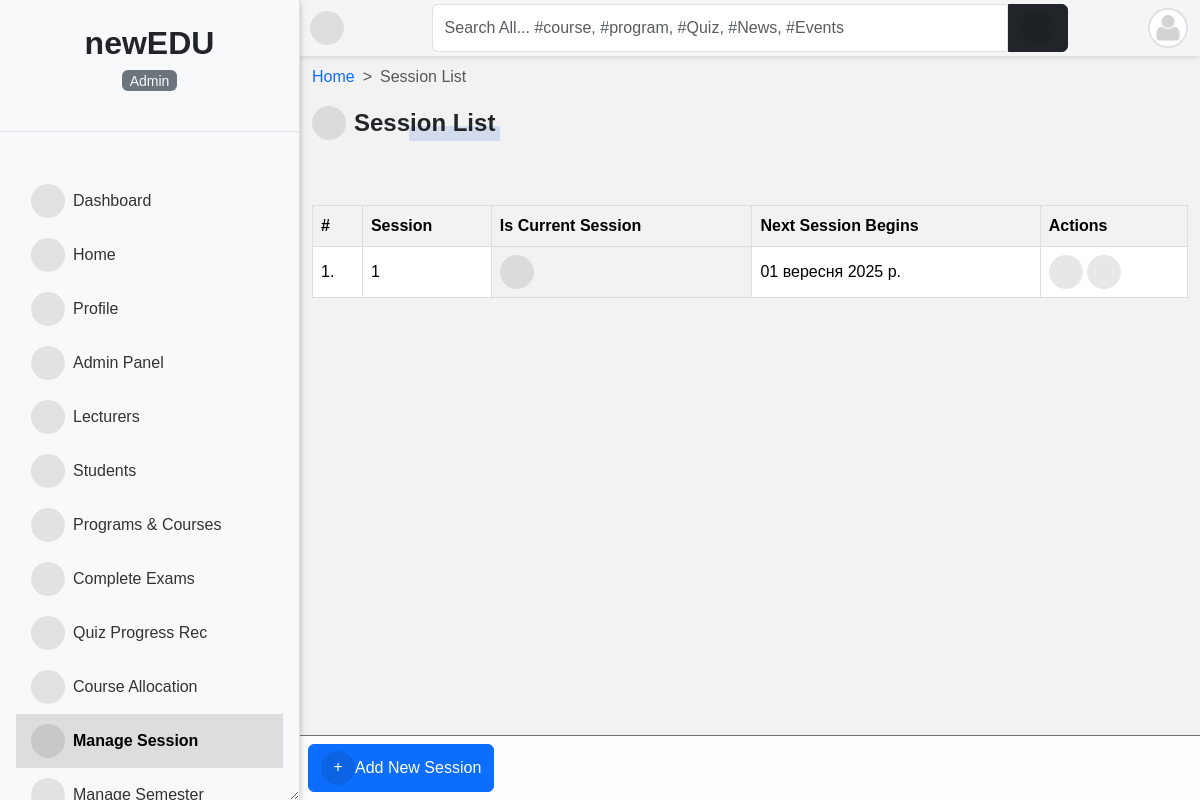
/uk/session/ (signed in), run on the app's committed database.
### accounts/models.py (models this page shows, shortened)
class User(AbstractUser):
    is_student = models.BooleanField(default=False)
    is_lecturer = models.BooleanField(default=False)
    is_parent = models.BooleanField(default=False)
    is_dep_head = models.BooleanField(default=False)
    gender = models.CharField(max_length=1, choices=GENDERS, blank=True, null=True)
    phone = models.CharField(max_length=60, blank=True, null=True)
    address = models.CharField(max_length=60, blank=True, null=True)
    picture = models.ImageField(
        upload_to="profile_pictures/%y/%m/%d/", default="default.png", null=True
    )
    email = models.EmailField(blank=True, null=True)
    username_validator = ASCIIUsernameValidator()
    objects = CustomUserManager()
    class Meta:
        ordering = ("-date_joined",)
    @property
    def get_user_role(self):
        if self.is_superuser:
            role = _("Admin")
        elif self.is_student:
            role = _("Student")
        elif self.is_lecturer:
            role = _("Lecturer")
        elif self.is_parent:
            role = _("Parent")
        return role

### core/models.py (models this page shows, shortened)
class Session(models.Model):
    session = models.CharField(max_length=200, unique=True)
    is_current_session = models.BooleanField(default=False, blank=True, null=True)
    next_session_begins = models.DateField(blank=True, null=True)

### accounts/decorators.py (the view)
    def wrapper(request, *args, **kwargs):
        if test_func(request.user):
            return function(request, *args, **kwargs) if function else None
        return redirect(redirect_to)

### core/views.py (called while the page is built)
@login_required
@lecturer_required
def session_list_view(request):
    sessions = Session.objects.all().order_by("-is_current_session", "-session")
    return render(request, "core/session_list.html", {"sessions": sessions})

### templates/core/session_list.html (shortened to what this page needs)
{% extends 'base.html' %}
{% load i18n %}
{% block content %}
<nav style="--bs-breadcrumb-divider: '>';" aria-label="breadcrumb">
    <ol class="breadcrumb">
      <li class="breadcrumb-item"><a href="/">{% trans 'Home' %}</a></li>
      <li class="breadcrumb-item active" aria-current="page">{% trans 'Session List' %}</li>
    </ol>
</nav>
{% if request.user.is_superuser %}
<div class="manage-wrap">
    <a class="btn btn-primary" href="{% url 'add_session' %}"><i class="fas fa-plus"></i>{% trans 'Add New Session' %}</a>
</div>
{% endif %}
<div class="title-1"><i class="fas fa-calendar-week"></i>{% trans 'Session List' %}</div>
<div class="table-responsive table-shadow p-0 mt-5">
    <table class="table">
        <thead>
            <tr>
                <th>#</th>
                <th> {% trans 'Session' %} </th>
                <th> {% trans 'Is Current Session' %} </th>
                <th> {% trans 'Next Session Begins' %} </th>
                {% if request.user.is_superuser %}
                <th> {% trans 'Actions' %} </th>
                {% endif %}
            </tr>
        </thead>
        <tbody>
            {% for session in sessions %}
            <tr>
                <td>{{ forloop.counter }}.</td>
                <td>{{ session.session }}</td>
                <th>
                    {% if session.is_current_session == True %}
                    <i class="fas fa-check-circle fa-1-5x"></i>
                    {% else %}
                    <i class="fas fa-times-circle fa-1-5x danger"></i>
                    {% endif %}
                </th>
                <td>{{ session.next_session_begins }}</td>
                {% if request.user.is_superuser %}
                <td> <div class="update-delete">
                    <a href="{% url 'edit_session' pk=session.pk %}" class="update" title="{% trans 'Edit' %}"><i class="fas fa-pencil-alt"></i></a>
                    <a href="{% url 'delete_session' pk=session.pk %}" class="delete" title="{% trans 'Delete' %}"><i class="fas fa-trash-alt"></i></a>
                    </div>
                </td>
                {% endif %}
            {% endfor %}
        </tbody>
    </table>
</div>
{% endblock content %}

### templates/sidebar.html (shortened to what this page needs)
{% load static %}
{% load i18n %}
<div id="side-nav" class="d-flex flex-column bg-light vh-100 border-end">
    <div class="main-menu flex-grow-1">
        <div class="text-center py-4 border-bottom">
            <a href="/" class="text-decoration-none">
                <span class="h2 fw-bold text-dark">newEDU</span>
            <p class="mt-2 small text-muted">
                <mark class="bg-secondary text-light rounded px-2">
                    {{ request.user.get_user_role }}
                </mark>
            </p>
        </div>
        {% url 'home' as hom %} {% url 'dashboard' as dash %} {% url 'profile' as prof %}
        {% url 'lecturer_list' as lec %} {% url 'student_list' as stu %}
        {% url 'course_allocation_view' as cav %} {% url 'programs' as pro %}
        {% url 'session_list' as sess %} {% url 'semester_list' as sem %}
        {% url 'add_score' as ascore %} {% url 'grade_results' as vr %}
        {% url 'ass_results' as ar %} {% url 'course_registration' as cr %}
        {% url 'edit_profile' as ep %} {% url 'change_password' as cp %}
        {% url 'quiz_progress' as qpr %} {% url 'quiz_marking' as qce %}
        {% url 'user_course_list' as ucl %} {% url 'admin_panel' as admin_p %}
        <ul class="nav flex-column px-3 pt-3">
            {% if request.user.is_superuser %}
            <li class="nav-item">
                <a class="nav-link {% if request.path == dash %}active fw-bold{% endif %}" href="{{ dash }}">
                    <i class="fas fa-tachometer-alt me-2"></i>{% trans 'Dashboard' %}
                </a>
            </li>
            {% endif %}
            <li class="nav-item">
                <a class="nav-link {% if request.path == hom %}active fw-bold{% endif %}" href="{{ hom }}">
                    <i class="fas fa-home me-2"></i>{% trans 'Home' %}
                </a>
            </li>
            <li class="nav-item">
                <a class="nav-link {% if request.path == prof %}active fw-bold{% endif %}" href="{{ prof }}">
                    <i class="fas fa-user me-2"></i>{% trans 'Profile' %}
                </a>
            </li>
            {% if request.user.is_superuser %}
            <li class="nav-item">
                <a class="nav-link {% if request.path == admin_p %}active fw-bold{% endif %}" href="{{ admin_p }}">
                    <i class="fas fa-user-tie me-2"></i>{% trans 'Admin Panel' %}
                </a>
            </li>
            <li class="nav-item">
                <a class="nav-link {% if request.path == lec %}active fw-bold{% endif %}" href="{{ lec }}">
                    <i class="fas fa-chalkboard-teacher me-2"></i>{% trans 'Lecturers' %}
                </a>
            </li>
            <li class="nav-item">
                <a class="nav-link {% if request.path == stu %}active fw-bold{% endif %}" href="{{ stu }}">
                    <i class="fas fa-user-graduate me-2"></i>{% trans 'Students' %}
                </a>
            </li>
            {% endif %}
            {% if request.user.is_superuser or request.user.is_lecturer %}
            <li class="nav-item">
                <a class="nav-link {% if request.path == pro %}active fw-bold{% endif %}" href="{{ pro }}">
                    <i class="fas fa-book-open me-2"></i>{% trans 'Programs & Courses' %}
                </a>
            </li>
            <li class="nav-item">
                <a class="nav-link {% if request.path == qce %}active fw-bold{% endif %}" href="{{ qce }}">
                    <i class="fas fa-check-double me-2"></i>{% trans 'Complete Exams' %}
                </a>
            </li>
            {% endif %}
            {% if request.user.is_superuser %}
            <li class="nav-item">
                <a class="nav-link {% if request.path == qpr %}active fw-bold{% endif %}" href="{{ qpr }}">
                    <i class="fas fa-record-vinyl me-2"></i>{% trans 'Quiz Progress Rec' %}
                </a>
            </li>
            <li class="nav-item">
                <a class="nav-link {% if request.path == cav %}active fw-bold{% endif %}" href="{{ cav }}">
                    <i class="fas fa-tasks me-2"></i>{% trans 'Course Allocation' %}
                </a>
            </li>
            <li class="nav-item">
                <a class="nav-link {% if request.path == sess %}active fw-bold{% endif %}" href="{{ sess }}">
                    <i class="fas fa-calendar-week me-2"></i>{% trans 'Manage Session' %}
                </a>
            </li>
            <li class="nav-item">
                <a class="nav-link {% if request.path == sem %}active fw-bold{% endif %}" href="{{ sem }}">
                    <i class="fas fa-calendar-alt me-2"></i>{% trans 'Manage Semester' %}
                </a>
            </li>
            {% endif %}
        </ul>
    </div>
</div>

### templates/navbar.html (shortened to what this page needs)
{% load i18n%}
<div id="top-navbar" class="py-1">
	<div class="container">
		<div class="nav-wrapper">
			<div class="toggle-btn" onclick="toggleSidebar()">
				<i class="fas fa-bars"></i>
			</div>
			<form class="form-header" action="{% url 'query' %}" method="GET">
				<input id="primary-search" class="form-control rounded-end-0" type="text" name="q" value="{{ request.GET.q }}"
					placeholder="{% trans 'Search All... #course, #program, #Quiz, #News, #Events' %}" required />
				<button class="btn btn-dark rounded-start-0" type="submit">
					<i class="fas fa-search"></i>
				</button>
			</form>
			<div class="dropdown">
				<div class="avatar border border-2" type="button" data-bs-toggle="dropdown" aria-expanded="false">
					<img src="{{ request.user.picture.url }}">
				</div>
			</div>
		</div>
	</div>
</div>

### templates/sidebar.html (style rules this page uses)
#side-nav .nav-link { color: #333; padding: 10px 15px; border-radius: 0; transition: background-color 0.2s; }
#side-nav .nav-link.active { background-color: #ddd; color: #000; font-weight: bold; }

### data on the page
User: user.get_user_role "Admin", user.picture (placeholder picture)
Session: session "1", is_current_session False (drawn), next_session_begins "01 вересня 2025 р."
